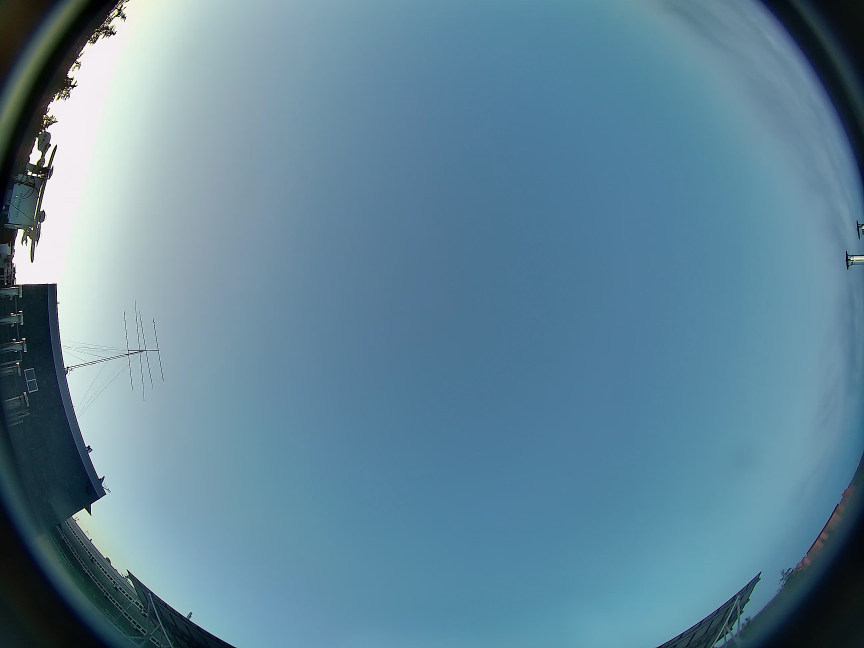
#> input picture Fotos Cielo/Patron/imagen_patron.jpg, 2592 x 1944 px (shown at 1/3 size)
$ python -i funciones_algoritmo.py   (imports and definitions only)
#> lines starting #> are read from the running program, lines starting #| are printed output that depends on the picture; after the words box and inside, x2 and y2 are one past the last pixel; in counts of white or black regions, pixels touching at a corner belong together
### mascaras.py
#!/usr/bin/env python
# coding: utf-8

# In[12]:


import numpy as np
import cv2
from matplotlib import pyplot as plt


# In[13]:


path_fotos_patron = 'Fotos Cielo/Patron/'
img_patron = cv2.imread(path_fotos_patron + 'imagen_patron.jpg', cv2.IMREAD_COLOR)
#> img_patron is the input picture: shape (1944, 2592, 3); mean B, G, R 153.6, 134.1, 97.4


# In[14]:


# Máscara circular, para corregir los efectos de la lente
def mascara_inicial():
    global img_patron
    mask = img_patron.copy()
    X, Y, colores = mask.shape
#> X = 1944; Y = 2592; colores = 3
    Y = mask.shape[1]
    centro = (int(Y/2), int(X/2))
#> centro = (1296, 972)
    R = int(Y/2)
#> R = 1296

    cv2.circle(mask, centro, R, color=(255,255,255), thickness=-1)
    # Conversión a escala de grises
    mask = np.uint8(cv2.cvtColor(mask, cv2.COLOR_BGR2GRAY))
#> mask: shape (1944, 2592)
    mask = cv2.inRange(mask, 255, 255)
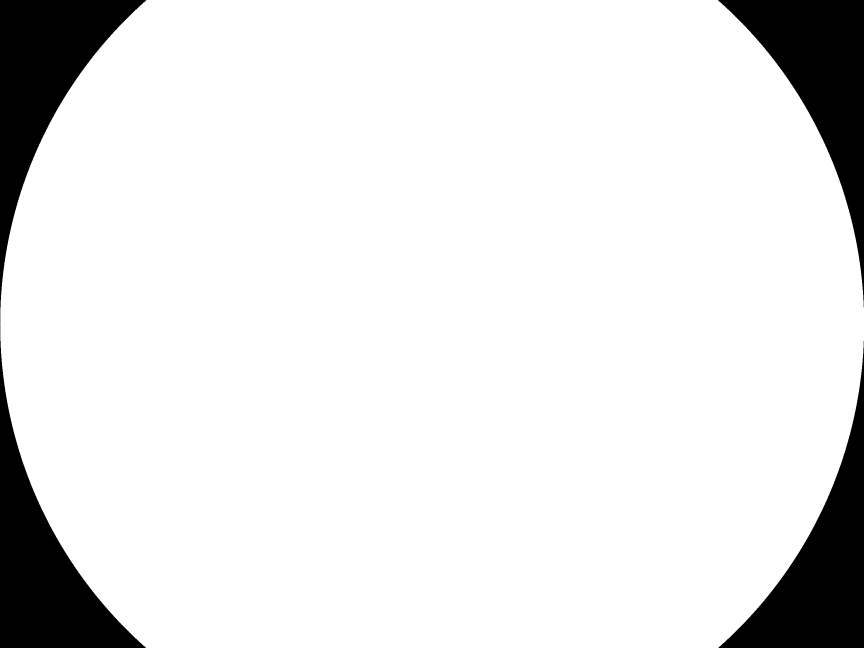
#> mask: shape (1944, 2592) (shown at 1/3 size); 89.6% white; 4 black regions, box (x1, y1, x2, y2) and area: (0, 0, 439, 972) 131618, (0, 973, 438, 1944) 131184, (2154, 0, 2592, 922) 130651, (2155, 1023, 2592, 1944) 130213


    #masked_data = cv2.bitwise_and(img_patron, img_patron, mask=mask)
    #plt.imshow(masked_data)
    return mask


# Máscara para determinar zone de cuielo visibe
def mascara_cielo():
    global img_patron
    img_proc = cv2.bitwise_and(img_patron, img_patron, mask=mascara_inicial())
    blue = cv2.inRange(img_proc[:,:,0], 0, 130)
#> blue: shape (1944, 2592); 15.1% white; 108 white regions (97 under 20 px), largest, box (x1, y1, x2, y2) and area: (0, 0, 711, 1944) 478264, (1966, 1023, 2592, 1944) 149473, (2154, 0, 2592, 922) 131490
    # blue = cv2.medianBlur(blue, 5)
    green = cv2.inRange(img_proc[:,:,1], 0, 110)
#> green: shape (1944, 2592); 15% white; 117 white regions (105 under 20 px), largest, box (x1, y1, x2, y2) and area: (0, 0, 711, 1944) 474413, (1966, 1023, 2592, 1944) 149094, (2154, 0, 2592, 922) 131412
    # green = cv2.medianBlur(green, 5)
    red = cv2.inRange(img_proc[:,:,2], 0, 60)
#> red: shape (1944, 2592); 14.5% white; 305 white regions (262 under 20 px), largest, box (x1, y1, x2, y2) and area: (0, 0, 711, 1944) 448850, (1966, 1023, 2592, 1944) 147107, (2154, 0, 2592, 922) 131287
    # red = cv2.medianBlur(red, 5)

    mask_nocielo = cv2.bitwise_or(blue, green)
#> mask_nocielo: shape (1944, 2592); 15.1% white; 141 white regions (131 under 20 px), largest, box (x1, y1, x2, y2) and area: (0, 0, 711, 1944) 478879, (1966, 1023, 2592, 1944) 149741, (2154, 0, 2592, 922) 131496
    mask_nocielo = cv2.bitwise_or(mask_nocielo, red)

    # mask_nocielo = cv2.medianBlur(mask_nocielo, 5)

    mask_nocielo = cv2.bitwise_not(np.uint8(mask_nocielo))
    # [8 lines of commented-out code are left out]

    return mask_nocielo

### funciones_algoritmo.py
# -*- coding: utf-8 -*-
"""
Created on Thu May 14 17:49:01 2020

@author: Martin
"""
import cv2
from mascaras import mascara_cielo
import numpy as np
from sklearn import linear_model
import pandas as pd
from datetime import datetime as dt
from datetime import timedelta
import pvlib as pv
from sklearn.preprocessing import PolynomialFeatures
from sklearn.linear_model import LinearRegression
from sklearn.pipeline import Pipeline
import sys
sys.path.append('../')

# Posición y clase de la cámara. PVLib.
Latitud = 40.453472
Longitud = -3.727028
Altitud = 650
# [1 line that did not run here, left out]

offset_azimuth = 187 - 100.52

cielo = mascara_cielo()

# Variables relativas al tamaño de la imágen
X = 1944
Y = 2592
centro = (int(Y/2), int(X/2))
R = int(Y/2)

# Rutas globales
ruta_datos_areas = 'Datos/datos_areas.csv'
ruta_datos_errores = 'Datos/datos_errores.csv'
ruta_datos_regresion_nublado = 'Datos/info_regresion_nublado_completo.csv'
ruta_datos_regresion_despejado = 'Datos/info_regresion_despejado_completo.csv'

#%% FUNCIONES DEL ALGORITMO

# [271 lines left out: functions f_area_zenith, f_error_azimuth, f_error_zenith, f_rad_difusa_nublado, f_rad_difusa_despejado, rad_gh_teorica and 11 more, not called in this run]

def mascara_nubes(img_bgr, centroide=None):
    '''
    Función que genera la máscara de nubes de una imágen según el método propio.

    Parameters
    ----------
    img_bgr :
        Imagen original.
    centroide : list, (Y,X)
        Posición del sol.
        En el caso de que se indique, se eliminará
        el contorno que encierre al centroide,
        según el algoritmo propuesto.

    Returns
    -------
    mask_cloud
    '''

    # Separación de los canales de la imagen:
    Blue = img_bgr[:,:,0]
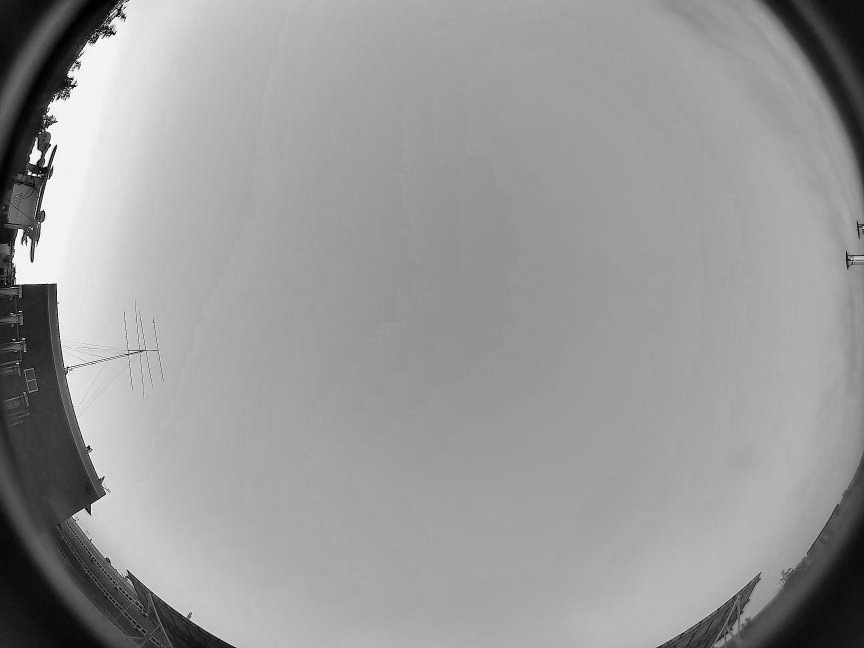
#> Blue: shape (1944, 2592) (shown at 1/3 size); min 0, max 255, mean 153.6
    Green = img_bgr[:,:,1]
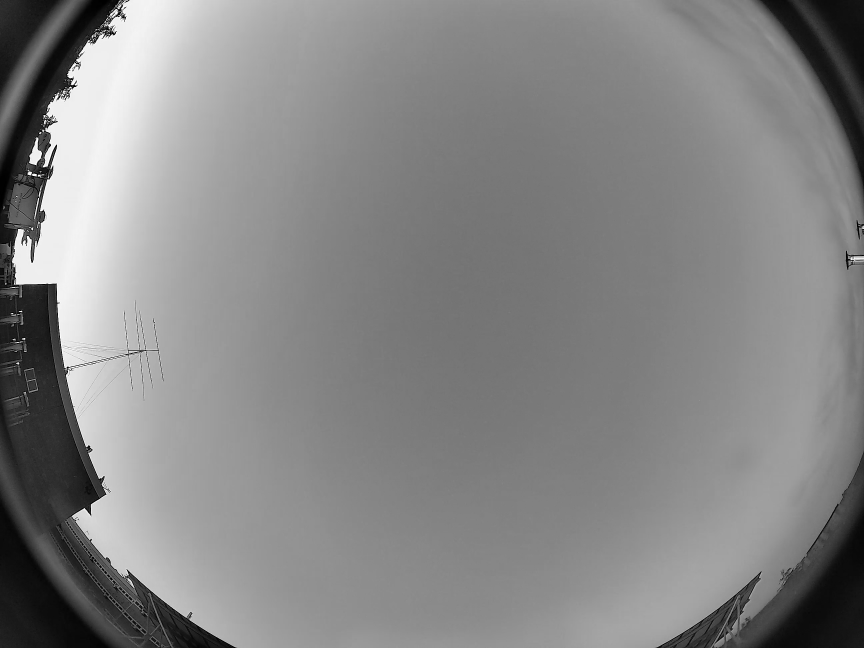
#> Green: shape (1944, 2592) (shown at 1/3 size); min 0, max 255, mean 134.1
    Red = img_bgr[:,:,2]
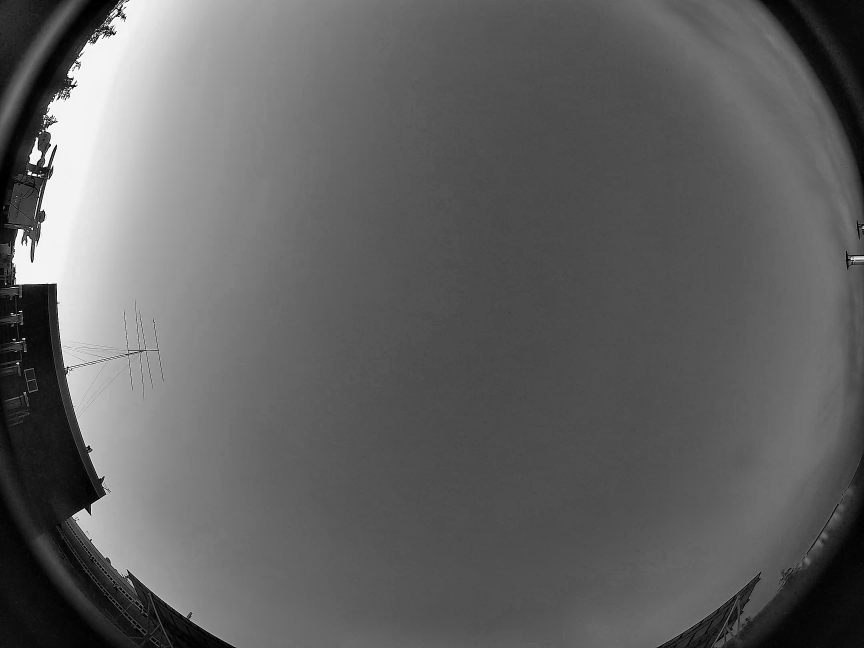
#> Red: shape (1944, 2592) (shown at 1/3 size); min 0, max 255, mean 97.4

    # Método propio en base a las máscaras de los canales
    mask_green = cv2.inRange(Green, 0, 140)
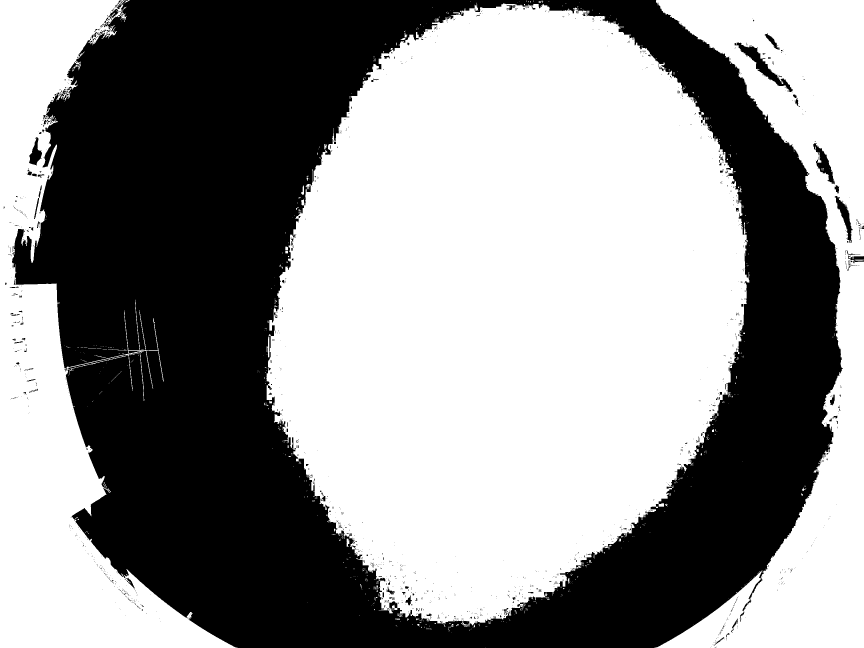
#> mask_green: shape (1944, 2592) (shown at 1/3 size); 57.4% white; 1619 black regions (1487 under 20 px), largest, box (x1, y1, x2, y2) and area: (36, 0, 2528, 1944) 2120052, (2204, 127, 2378, 276) 4775, (2440, 430, 2504, 552) 2660
    mask_red = cv2.inRange(Red, 0, 70)
#> mask_red: shape (1944, 2592); 12.8% white; 837 white regions (781 under 20 px), largest, box (x1, y1, x2, y2) and area: (0, 0, 711, 1944) 396352, (1966, 1088, 2592, 1944) 132366, (2254, 0, 2592, 669) 80790
    mask_R_B = cv2.inRange(Red - Blue, 90, 255)
#> mask_R_B: shape (1944, 2592); 95.9% white; 386 black regions (307 under 20 px), largest, box (x1, y1, x2, y2) and area: (0, 0, 504, 879) 166196, (0, 0, 147, 230) 17668, (0, 1610, 177, 1936) 13317
    mask_B_G = cv2.inRange(Blue - Green, 30, 255)
#> mask_B_G: shape (1944, 2592); 27.5% white; 1840 white regions (1207 under 20 px), largest, box (x1, y1, x2, y2) and area: (1056, 128, 2112, 1744) 918390, (170, 0, 624, 1243) 211489, (0, 0, 296, 536) 40124

    # Creación de las máscaras de cielo despejado
    mask_sky = cv2.bitwise_or(mask_R_B, mask_green, mask=mask_B_G)
#> mask_sky: shape (1944, 2592); 26.8% white; 1957 white regions (1325 under 20 px), largest, box (x1, y1, x2, y2) and area: (1056, 128, 2112, 1744) 918390, (173, 0, 624, 1243) 183553, (0, 0, 296, 536) 40124
    mask_sky = cv2.bitwise_or(mask_sky, mask_red, mask=mask_B_G)
    mask_sky = cv2.bitwise_and(mask_sky, mask_sky, mask=cielo)
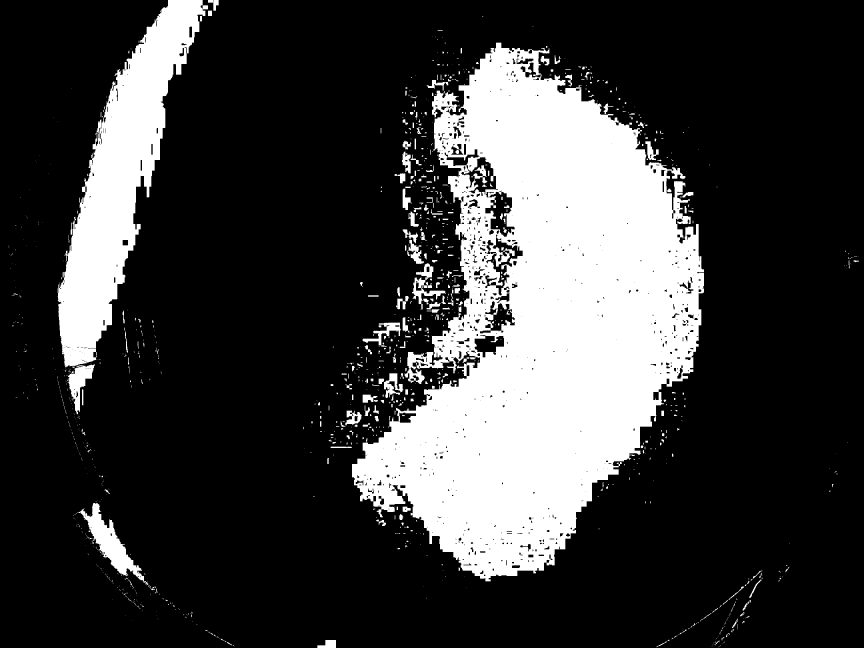
#> mask_sky: shape (1944, 2592) (shown at 1/3 size); 23.1% white; 1242 white regions (872 under 20 px), largest, box (x1, y1, x2, y2) and area: (1056, 128, 2112, 1744) 918364, (173, 0, 624, 1102) 178421, (223, 1508, 445, 1756) 13061

    # Se crea la máscara de las nubes negando la máscara del cielo despejado
    mask_cloud = cv2.bitwise_not(mask_sky)
    mask_cloud = cv2.bitwise_and(mask_cloud, mask_cloud, mask=cielo)
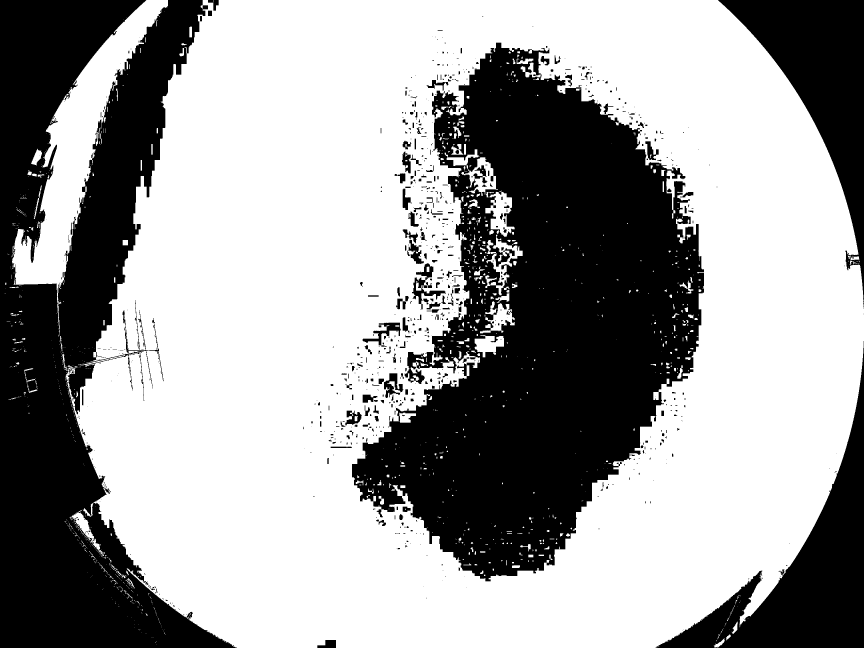
#> mask_cloud: shape (1944, 2592) (shown at 1/3 size); 61.8% white; 846 black regions (516 under 20 px), largest, box (x1, y1, x2, y2) and area: (1056, 128, 2112, 1744) 918390, (0, 0, 711, 1944) 677333, (1966, 1023, 2592, 1944) 151614

    # Si se indica centroide, se elimina la falsa nube que se puede detectar en casos en los que el sol sature la cámara
    if centroide != None:
        # Se obtiene los contornos de las nubes
        mask_cloud = cv2.medianBlur(mask_cloud.astype(np.uint8),5)
        cnt_nubes, hierarchy = cv2.findContours(mask_cloud, cv2.RETR_EXTERNAL, cv2.CHAIN_APPROX_NONE)

        # Se obtiene el contorno de nube que encierra al centroide:
        for i in cnt_nubes:
            if cv2.pointPolygonTest(i, centroide, False) >= 0:
                cnt_sol = i

        # Se obtiene la máscara en la que se encuentra la "sombra" del sol, con el fin de quitar esta zona de la máscara de nubes
        # f_mask_sol = lambda pos: 255 if (cv2.pointPolygonTest(cnt_sol, pos, False) >= 0) else 0
        # mask_sol = [[f_mask_sol((y,x)) for y in range(Y)] for x in range(X)]
        # mask_sol = np.array(mask_sol, np.uint8)
        f_mask_sol = lambda x,y: 255 if (cv2.pointPolygonTest(cnt_sol, (y,x), False) >= 0) else 0
        mask_sol = np.fromfunction(np.vectorize(f_mask_sol), (X,Y), dtype=int).astype(np.uint8)

        mask_no_sol = cv2.bitwise_not(mask_sol)
        mask_cloud = cv2.bitwise_and(mask_cloud, mask_no_sol)

    return mask_cloud

# [335 lines left out: functions mascara_contorno_nubes, porcion_nubes_cielo, pos_solar, centroide_solar, salida_puesta_sol, mascara_solar and 8 more, not called in this run]

>>> import cv2
>>> picture = cv2.imread('Fotos Cielo/Patron/imagen_patron.jpg')
>>> result = mascara_nubes(picture)
